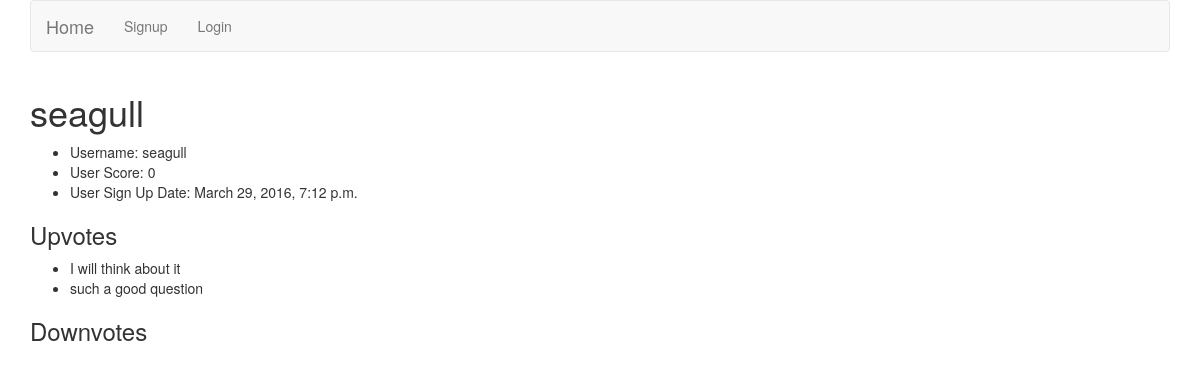
The page /userdetail/13 on the database its author committed.
### duckapp/models.py (models this page shows)
class UserProfile(models.Model):
    user = models.OneToOneField('auth.User')
    score = models.IntegerField(default=0)
    sign_up_date = models.DateTimeField(auto_now_add=True)
    upvotes = models.ManyToManyField(Answer, related_name='upvote')
    downvotes = models.ManyToManyField(Answer, related_name='downvote')

class Answer(models.Model):
    answerer = models.ForeignKey('auth.User')
    question = models.ForeignKey(Question)
    answer_text = models.TextField()
    score = models.IntegerField(default=0)
    title = models.CharField(max_length=255)
    timestamp = models.DateTimeField(auto_now_add=True)
    class Meta:
        ordering = ["-score", "-timestamp"]
    def __str__(self):
        return "{}".format(self.title)

### duckapp/views.py (the view)
# urls.py: url(r'^userdetail/(?P<pk>\d+)', UserDetailView.as_view(), name='user_detail'),
class UserDetailView(DetailView):
    model = UserProfile

### duckapp/templates/duckapp/userprofile_detail.html (shortened to what this page needs)
{% extends 'base.html' %}
{% load bootstrap3 %}
{% block content %}
<div class="container">
<h1>{{ object.user }}</h1>
    <ul>
        <li>Username: {{ object.user }}</li>
        <li>User Score: {{ object.score }}</li>
        <li>User Sign Up Date: {{ object.sign_up_date }}</li>
    </ul>
    <h3>Upvotes</h3>
    <ul>
        {% for upvote in object.upvotes.all %}
            <li>{{ upvote }}</li>
        {% endfor %}
    </ul>
    <h3>Downvotes</h3>
</div>
{% endblock %}

### rows shown on the page
UserProfile: user "seagull", score "0", sign_up_date "March 29, 2016, 7:12 p.m."
Answer: title "I will think about it"
Answer: title "such a good question"
